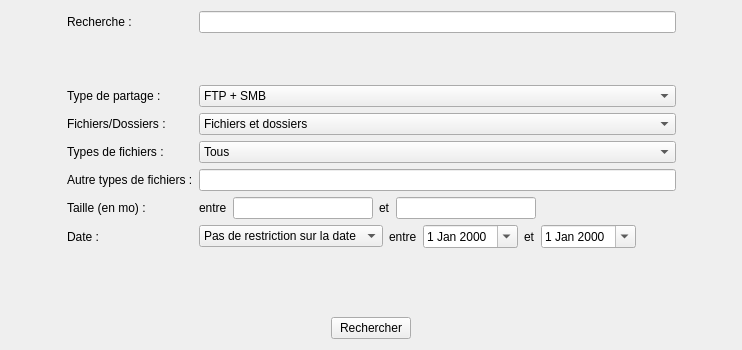
<?xml version="1.0" encoding="UTF-8"?>
<ui version="4.0">
 <class>TabAdvSearch</class>
 <widget class="QWidget" name="TabAdvSearch">
  <property name="geometry">
   <rect>
    <x>0</x>
    <y>0</y>
    <width>742</width>
    <height>350</height>
   </rect>
  </property>
  <property name="windowTitle">
   <string>Form</string>
  </property>
  <layout class="QVBoxLayout" name="verticalLayout">
   <item>
    <layout class="QGridLayout" name="gridLayout_3">
     <item row="0" column="0">
      <spacer name="horizontalSpacer_5">
       <property name="orientation">
        <enum>Qt::Horizontal</enum>
       </property>
       <property name="sizeHint" stdset="0">
        <size>
         <width>40</width>
         <height>20</height>
        </size>
       </property>
      </spacer>
     </item>
     <item row="0" column="2">
      <spacer name="horizontalSpacer_6">
       <property name="orientation">
        <enum>Qt::Horizontal</enum>
       </property>
       <property name="sizeHint" stdset="0">
        <size>
         <width>40</width>
         <height>20</height>
        </size>
       </property>
      </spacer>
     </item>
     <item row="0" column="1">
      <layout class="QFormLayout" name="formLayout">
       <property name="fieldGrowthPolicy">
        <enum>QFormLayout::AllNonFixedFieldsGrow</enum>
       </property>
       <item row="1" column="0">
        <widget class="QLabel" name="label">
         <property name="text">
          <string>Recherche :</string>
         </property>
        </widget>
       </item>
       <item row="1" column="1">
        <widget class="QLineEdit" name="search_edit2"/>
       </item>
       <item row="2" column="1">
        <spacer name="verticalSpacer">
         <property name="orientation">
          <enum>Qt::Vertical</enum>
         </property>
         <property name="sizeHint" stdset="0">
          <size>
           <width>20</width>
           <height>40</height>
          </size>
         </property>
        </spacer>
       </item>
       <item row="3" column="0">
        <widget class="QLabel" name="label_2">
         <property name="text">
          <string>Type de partage :</string>
         </property>
        </widget>
       </item>
       <item row="3" column="1">
        <widget class="QComboBox" name="combo_type_partage">
         <item>
          <property name="text">
           <string>FTP + SMB</string>
          </property>
         </item>
         <item>
          <property name="text">
           <string>FTP uniquement</string>
          </property>
         </item>
         <item>
          <property name="text">
           <string>SMB uniquement</string>
          </property>
         </item>
        </widget>
       </item>
       <item row="4" column="0">
        <widget class="QLabel" name="label_3">
         <property name="text">
          <string>Fichiers/Dossiers :</string>
         </property>
        </widget>
       </item>
       <item row="4" column="1">
        <widget class="QComboBox" name="combo_fichier_dossier">
         <item>
          <property name="text">
           <string>Fichiers et dossiers</string>
          </property>
         </item>
         <item>
          <property name="text">
           <string>Fichiers uniquement</string>
          </property>
         </item>
         <item>
          <property name="text">
           <string>Dossiers uniquement</string>
          </property>
         </item>
        </widget>
       </item>
       <item row="5" column="0">
        <widget class="QLabel" name="label_4">
         <property name="text">
          <string>Types de fichiers :</string>
         </property>
        </widget>
       </item>
       <item row="5" column="1">
        <widget class="QComboBox" name="combo_type_fichier">
         <item>
          <property name="text">
           <string>Tous</string>
          </property>
         </item>
         <item>
          <property name="text">
           <string>Vidéos</string>
          </property>
         </item>
         <item>
          <property name="text">
           <string>Musiques</string>
          </property>
         </item>
         <item>
          <property name="text">
           <string>Images</string>
          </property>
         </item>
         <item>
          <property name="text">
           <string>Documents</string>
          </property>
         </item>
         <item>
          <property name="text">
           <string>Archives</string>
          </property>
         </item>
        </widget>
       </item>
       <item row="6" column="0">
        <widget class="QLabel" name="label_5">
         <property name="text">
          <string>Autre types de fichiers :</string>
         </property>
        </widget>
       </item>
       <item row="6" column="1">
        <widget class="QLineEdit" name="ext_edit"/>
       </item>
       <item row="7" column="0">
        <widget class="QLabel" name="label_7">
         <property name="text">
          <string>Taille (en mo) :</string>
         </property>
        </widget>
       </item>
       <item row="7" column="1">
        <layout class="QHBoxLayout" name="horizontalLayout_2">
         <item>
          <widget class="QLabel" name="label_9">
           <property name="text">
            <string>entre</string>
           </property>
          </widget>
         </item>
         <item>
          <widget class="QLineEdit" name="lineEdit_4"/>
         </item>
         <item>
          <widget class="QLabel" name="label_8">
           <property name="text">
            <string>et</string>
           </property>
          </widget>
         </item>
         <item>
          <widget class="QLineEdit" name="lineEdit_6"/>
         </item>
         <item>
          <spacer name="horizontalSpacer">
           <property name="orientation">
            <enum>Qt::Horizontal</enum>
           </property>
           <property name="sizeHint" stdset="0">
            <size>
             <width>40</width>
             <height>20</height>
            </size>
           </property>
          </spacer>
         </item>
        </layout>
       </item>
       <item row="8" column="0">
        <widget class="QLabel" name="label_10">
         <property name="text">
          <string>Date :</string>
         </property>
        </widget>
       </item>
       <item row="8" column="1">
        <layout class="QHBoxLayout" name="horizontalLayout_3">
         <item>
          <widget class="QComboBox" name="combo_date">
           <item>
            <property name="text">
             <string>Pas de restriction sur la date</string>
            </property>
           </item>
           <item>
            <property name="text">
             <string>À partir du</string>
            </property>
           </item>
           <item>
            <property name="text">
             <string>Jusqu'au</string>
            </property>
           </item>
           <item>
            <property name="text">
             <string>Entre</string>
            </property>
           </item>
          </widget>
         </item>
         <item>
          <widget class="QLabel" name="label_11">
           <property name="text">
            <string>entre</string>
           </property>
          </widget>
         </item>
         <item>
          <widget class="QDateEdit" name="start_date">
           <property name="calendarPopup">
            <bool>true</bool>
           </property>
          </widget>
         </item>
         <item>
          <widget class="QLabel" name="label_12">
           <property name="text">
            <string>et</string>
           </property>
          </widget>
         </item>
         <item>
          <widget class="QDateEdit" name="end_date">
           <property name="calendarPopup">
            <bool>true</bool>
           </property>
          </widget>
         </item>
         <item>
          <spacer name="horizontalSpacer_2">
           <property name="orientation">
            <enum>Qt::Horizontal</enum>
           </property>
           <property name="sizeHint" stdset="0">
            <size>
             <width>40</width>
             <height>20</height>
            </size>
           </property>
          </spacer>
         </item>
        </layout>
       </item>
      </layout>
     </item>
    </layout>
   </item>
   <item>
    <spacer name="verticalSpacer_2">
     <property name="orientation">
      <enum>Qt::Vertical</enum>
     </property>
     <property name="sizeHint" stdset="0">
      <size>
       <width>20</width>
       <height>10</height>
      </size>
     </property>
    </spacer>
   </item>
   <item>
    <layout class="QHBoxLayout" name="horizontalLayout_7">
     <item>
      <spacer name="horizontalSpacer_3">
       <property name="orientation">
        <enum>Qt::Horizontal</enum>
       </property>
       <property name="sizeHint" stdset="0">
        <size>
         <width>40</width>
         <height>20</height>
        </size>
       </property>
      </spacer>
     </item>
     <item>
      <widget class="QPushButton" name="search_btn2">
       <property name="text">
        <string>Rechercher</string>
       </property>
      </widget>
     </item>
     <item>
      <spacer name="horizontalSpacer_4">
       <property name="orientation">
        <enum>Qt::Horizontal</enum>
       </property>
       <property name="sizeHint" stdset="0">
        <size>
         <width>40</width>
         <height>20</height>
        </size>
       </property>
      </spacer>
     </item>
    </layout>
   </item>
  </layout>
 </widget>
 <resources/>
 <connections>
  <connection>
   <sender>search_edit2</sender>
   <signal>returnPressed()</signal>
   <receiver>search_btn2</receiver>
   <slot>click()</slot>
   <hints>
    <hint type="sourcelabel">
     <x>452</x>
     <y>30</y>
    </hint>
    <hint type="destinationlabel">
     <x>371</x>
     <y>326</y>
    </hint>
   </hints>
  </connection>
  <connection>
   <sender>search_btn2</sender>
   <signal>clicked()</signal>
   <receiver>TabAdvSearch</receiver>
   <slot>adv_search()</slot>
   <hints>
    <hint type="sourcelabel">
     <x>370</x>
     <y>326</y>
    </hint>
    <hint type="destinationlabel">
     <x>370</x>
     <y>174</y>
    </hint>
   </hints>
  </connection>
 </connections>
 <slots>
  <slot>adv_search()</slot>
 </slots>
</ui>
